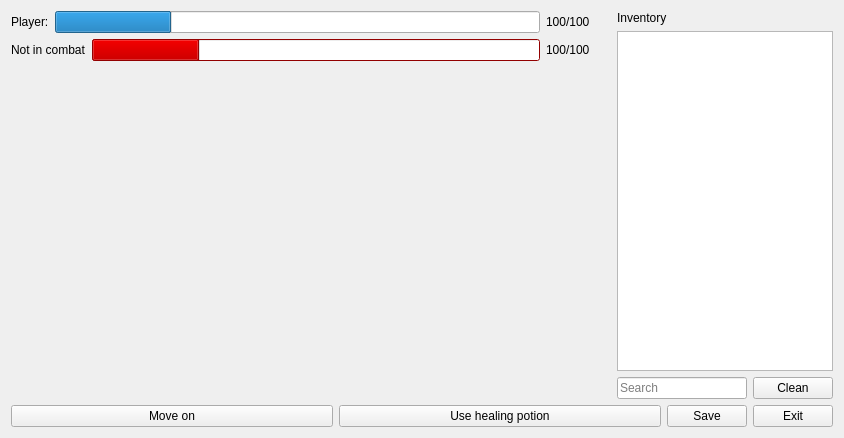
<?xml version="1.0" encoding="UTF-8"?>
<ui version="4.0">
 <class>MatchWindow</class>
 <widget class="QWidget" name="MatchWindow">
  <property name="geometry">
   <rect>
    <x>0</x>
    <y>0</y>
    <width>844</width>
    <height>438</height>
   </rect>
  </property>
  <property name="windowTitle">
   <string>Game running - Skyrim</string>
  </property>
  <layout class="QGridLayout" name="gridLayout">
   <item row="0" column="0">
    <layout class="QVBoxLayout" name="verticalLayout_2">
     <item>
      <layout class="QHBoxLayout" name="horizontalLayout_2">
       <item>
        <layout class="QVBoxLayout" name="verticalLayout">
         <item>
          <layout class="QHBoxLayout" name="horizontalLayout">
           <item>
            <widget class="QLabel" name="playerLabel">
             <property name="text">
              <string>Player:</string>
             </property>
            </widget>
           </item>
           <item>
            <widget class="QProgressBar" name="playerHealthBar">
             <property name="value">
              <number>24</number>
             </property>
             <property name="textVisible">
              <bool>false</bool>
             </property>
             <property name="format">
              <string>%p</string>
             </property>
            </widget>
           </item>
           <item>
            <widget class="QLabel" name="playerHealth">
             <property name="minimumSize">
              <size>
               <width>65</width>
               <height>0</height>
              </size>
             </property>
             <property name="text">
              <string>100/100</string>
             </property>
            </widget>
           </item>
          </layout>
         </item>
         <item>
          <layout class="QHBoxLayout" name="enemyLayout">
           <item>
            <widget class="QLabel" name="enemyName">
             <property name="text">
              <string>Not in combat</string>
             </property>
            </widget>
           </item>
           <item>
            <widget class="QProgressBar" name="enemyHealthBar">
             <property name="palette">
              <palette>
               <active>
                <colorrole role="WindowText">
                 <brush brushstyle="SolidPattern">
                  <color alpha="255">
                   <red>0</red>
                   <green>0</green>
                   <blue>0</blue>
                  </color>
                 </brush>
                </colorrole>
                <colorrole role="Button">
                 <brush brushstyle="SolidPattern">
                  <color alpha="255">
                   <red>204</red>
                   <green>0</green>
                   <blue>0</blue>
                  </color>
                 </brush>
                </colorrole>
                <colorrole role="Light">
                 <brush brushstyle="SolidPattern">
                  <color alpha="255">
                   <red>255</red>
                   <green>51</green>
                   <blue>51</blue>
                  </color>
                 </brush>
                </colorrole>
                <colorrole role="Midlight">
                 <brush brushstyle="SolidPattern">
                  <color alpha="255">
                   <red>229</red>
                   <green>25</green>
                   <blue>25</blue>
                  </color>
                 </brush>
                </colorrole>
                <colorrole role="Dark">
                 <brush brushstyle="SolidPattern">
                  <color alpha="255">
                   <red>102</red>
                   <green>0</green>
                   <blue>0</blue>
                  </color>
                 </brush>
                </colorrole>
                <colorrole role="Mid">
                 <brush brushstyle="SolidPattern">
                  <color alpha="255">
                   <red>136</red>
                   <green>0</green>
                   <blue>0</blue>
                  </color>
                 </brush>
                </colorrole>
                <colorrole role="Text">
                 <brush brushstyle="SolidPattern">
                  <color alpha="255">
                   <red>0</red>
                   <green>0</green>
                   <blue>0</blue>
                  </color>
                 </brush>
                </colorrole>
                <colorrole role="BrightText">
                 <brush brushstyle="SolidPattern">
                  <color alpha="255">
                   <red>255</red>
                   <green>255</green>
                   <blue>255</blue>
                  </color>
                 </brush>
                </colorrole>
                <colorrole role="ButtonText">
                 <brush brushstyle="SolidPattern">
                  <color alpha="255">
                   <red>0</red>
                   <green>0</green>
                   <blue>0</blue>
                  </color>
                 </brush>
                </colorrole>
                <colorrole role="Base">
                 <brush brushstyle="SolidPattern">
                  <color alpha="255">
                   <red>255</red>
                   <green>255</green>
                   <blue>255</blue>
                  </color>
                 </brush>
                </colorrole>
                <colorrole role="Window">
                 <brush brushstyle="SolidPattern">
                  <color alpha="255">
                   <red>204</red>
                   <green>0</green>
                   <blue>0</blue>
                  </color>
                 </brush>
                </colorrole>
                <colorrole role="Shadow">
                 <brush brushstyle="SolidPattern">
                  <color alpha="255">
                   <red>0</red>
                   <green>0</green>
                   <blue>0</blue>
                  </color>
                 </brush>
                </colorrole>
                <colorrole role="Highlight">
                 <brush brushstyle="SolidPattern">
                  <color alpha="255">
                   <red>204</red>
                   <green>0</green>
                   <blue>0</blue>
                  </color>
                 </brush>
                </colorrole>
                <colorrole role="AlternateBase">
                 <brush brushstyle="SolidPattern">
                  <color alpha="255">
                   <red>229</red>
                   <green>127</green>
                   <blue>127</blue>
                  </color>
                 </brush>
                </colorrole>
                <colorrole role="ToolTipBase">
                 <brush brushstyle="SolidPattern">
                  <color alpha="255">
                   <red>255</red>
                   <green>255</green>
                   <blue>220</blue>
                  </color>
                 </brush>
                </colorrole>
                <colorrole role="ToolTipText">
                 <brush brushstyle="SolidPattern">
                  <color alpha="255">
                   <red>0</red>
                   <green>0</green>
                   <blue>0</blue>
                  </color>
                 </brush>
                </colorrole>
               </active>
               <inactive>
                <colorrole role="WindowText">
                 <brush brushstyle="SolidPattern">
                  <color alpha="255">
                   <red>0</red>
                   <green>0</green>
                   <blue>0</blue>
                  </color>
                 </brush>
                </colorrole>
                <colorrole role="Button">
                 <brush brushstyle="SolidPattern">
                  <color alpha="255">
                   <red>204</red>
                   <green>0</green>
                   <blue>0</blue>
                  </color>
                 </brush>
                </colorrole>
                <colorrole role="Light">
                 <brush brushstyle="SolidPattern">
                  <color alpha="255">
                   <red>255</red>
                   <green>51</green>
                   <blue>51</blue>
                  </color>
                 </brush>
                </colorrole>
                <colorrole role="Midlight">
                 <brush brushstyle="SolidPattern">
                  <color alpha="255">
                   <red>229</red>
                   <green>25</green>
                   <blue>25</blue>
                  </color>
                 </brush>
                </colorrole>
                <colorrole role="Dark">
                 <brush brushstyle="SolidPattern">
                  <color alpha="255">
                   <red>102</red>
                   <green>0</green>
                   <blue>0</blue>
                  </color>
                 </brush>
                </colorrole>
                <colorrole role="Mid">
                 <brush brushstyle="SolidPattern">
                  <color alpha="255">
                   <red>136</red>
                   <green>0</green>
                   <blue>0</blue>
                  </color>
                 </brush>
                </colorrole>
                <colorrole role="Text">
                 <brush brushstyle="SolidPattern">
                  <color alpha="255">
                   <red>0</red>
                   <green>0</green>
                   <blue>0</blue>
                  </color>
                 </brush>
                </colorrole>
                <colorrole role="BrightText">
                 <brush brushstyle="SolidPattern">
                  <color alpha="255">
                   <red>255</red>
                   <green>255</green>
                   <blue>255</blue>
                  </color>
                 </brush>
                </colorrole>
                <colorrole role="ButtonText">
                 <brush brushstyle="SolidPattern">
                  <color alpha="255">
                   <red>0</red>
                   <green>0</green>
                   <blue>0</blue>
                  </color>
                 </brush>
                </colorrole>
                <colorrole role="Base">
                 <brush brushstyle="SolidPattern">
                  <color alpha="255">
                   <red>255</red>
                   <green>255</green>
                   <blue>255</blue>
                  </color>
                 </brush>
                </colorrole>
                <colorrole role="Window">
                 <brush brushstyle="SolidPattern">
                  <color alpha="255">
                   <red>204</red>
                   <green>0</green>
                   <blue>0</blue>
                  </color>
                 </brush>
                </colorrole>
                <colorrole role="Shadow">
                 <brush brushstyle="SolidPattern">
                  <color alpha="255">
                   <red>0</red>
                   <green>0</green>
                   <blue>0</blue>
                  </color>
                 </brush>
                </colorrole>
                <colorrole role="Highlight">
                 <brush brushstyle="SolidPattern">
                  <color alpha="255">
                   <red>204</red>
                   <green>0</green>
                   <blue>0</blue>
                  </color>
                 </brush>
                </colorrole>
                <colorrole role="AlternateBase">
                 <brush brushstyle="SolidPattern">
                  <color alpha="255">
                   <red>229</red>
                   <green>127</green>
                   <blue>127</blue>
                  </color>
                 </brush>
                </colorrole>
                <colorrole role="ToolTipBase">
                 <brush brushstyle="SolidPattern">
                  <color alpha="255">
                   <red>255</red>
                   <green>255</green>
                   <blue>220</blue>
                  </color>
                 </brush>
                </colorrole>
                <colorrole role="ToolTipText">
                 <brush brushstyle="SolidPattern">
                  <color alpha="255">
                   <red>0</red>
                   <green>0</green>
                   <blue>0</blue>
                  </color>
                 </brush>
                </colorrole>
               </inactive>
               <disabled>
                <colorrole role="WindowText">
                 <brush brushstyle="SolidPattern">
                  <color alpha="255">
                   <red>102</red>
                   <green>0</green>
                   <blue>0</blue>
                  </color>
                 </brush>
                </colorrole>
                <colorrole role="Button">
                 <brush brushstyle="SolidPattern">
                  <color alpha="255">
                   <red>204</red>
                   <green>0</green>
                   <blue>0</blue>
                  </color>
                 </brush>
                </colorrole>
                <colorrole role="Light">
                 <brush brushstyle="SolidPattern">
                  <color alpha="255">
                   <red>255</red>
                   <green>51</green>
                   <blue>51</blue>
                  </color>
                 </brush>
                </colorrole>
                <colorrole role="Midlight">
                 <brush brushstyle="SolidPattern">
                  <color alpha="255">
                   <red>229</red>
                   <green>25</green>
                   <blue>25</blue>
                  </color>
                 </brush>
                </colorrole>
                <colorrole role="Dark">
                 <brush brushstyle="SolidPattern">
                  <color alpha="255">
                   <red>102</red>
                   <green>0</green>
                   <blue>0</blue>
                  </color>
                 </brush>
                </colorrole>
                <colorrole role="Mid">
                 <brush brushstyle="SolidPattern">
                  <color alpha="255">
                   <red>136</red>
                   <green>0</green>
                   <blue>0</blue>
                  </color>
                 </brush>
                </colorrole>
                <colorrole role="Text">
                 <brush brushstyle="SolidPattern">
                  <color alpha="255">
                   <red>102</red>
                   <green>0</green>
                   <blue>0</blue>
                  </color>
                 </brush>
                </colorrole>
                <colorrole role="BrightText">
                 <brush brushstyle="SolidPattern">
                  <color alpha="255">
                   <red>255</red>
                   <green>255</green>
                   <blue>255</blue>
                  </color>
                 </brush>
                </colorrole>
                <colorrole role="ButtonText">
                 <brush brushstyle="SolidPattern">
                  <color alpha="255">
                   <red>102</red>
                   <green>0</green>
                   <blue>0</blue>
                  </color>
                 </brush>
                </colorrole>
                <colorrole role="Base">
                 <brush brushstyle="SolidPattern">
                  <color alpha="255">
                   <red>204</red>
                   <green>0</green>
                   <blue>0</blue>
                  </color>
                 </brush>
                </colorrole>
                <colorrole role="Window">
                 <brush brushstyle="SolidPattern">
                  <color alpha="255">
                   <red>204</red>
                   <green>0</green>
                   <blue>0</blue>
                  </color>
                 </brush>
                </colorrole>
                <colorrole role="Shadow">
                 <brush brushstyle="SolidPattern">
                  <color alpha="255">
                   <red>0</red>
                   <green>0</green>
                   <blue>0</blue>
                  </color>
                 </brush>
                </colorrole>
                <colorrole role="Highlight">
                 <brush brushstyle="SolidPattern">
                  <color alpha="255">
                   <red>145</red>
                   <green>141</green>
                   <blue>126</blue>
                  </color>
                 </brush>
                </colorrole>
                <colorrole role="AlternateBase">
                 <brush brushstyle="SolidPattern">
                  <color alpha="255">
                   <red>204</red>
                   <green>0</green>
                   <blue>0</blue>
                  </color>
                 </brush>
                </colorrole>
                <colorrole role="ToolTipBase">
                 <brush brushstyle="SolidPattern">
                  <color alpha="255">
                   <red>255</red>
                   <green>255</green>
                   <blue>220</blue>
                  </color>
                 </brush>
                </colorrole>
                <colorrole role="ToolTipText">
                 <brush brushstyle="SolidPattern">
                  <color alpha="255">
                   <red>0</red>
                   <green>0</green>
                   <blue>0</blue>
                  </color>
                 </brush>
                </colorrole>
               </disabled>
              </palette>
             </property>
             <property name="value">
              <number>24</number>
             </property>
             <property name="textVisible">
              <bool>false</bool>
             </property>
             <property name="format">
              <string>%p</string>
             </property>
            </widget>
           </item>
           <item>
            <widget class="QLabel" name="enemyHealth">
             <property name="minimumSize">
              <size>
               <width>65</width>
               <height>0</height>
              </size>
             </property>
             <property name="text">
              <string>100/100</string>
             </property>
            </widget>
           </item>
          </layout>
         </item>
         <item>
          <spacer name="verticalSpacer">
           <property name="orientation">
            <enum>Qt::Vertical</enum>
           </property>
           <property name="sizeHint" stdset="0">
            <size>
             <width>20</width>
             <height>40</height>
            </size>
           </property>
          </spacer>
         </item>
         <item>
          <widget class="QLabel" name="sceneLabel">
           <property name="sizePolicy">
            <sizepolicy hsizetype="Expanding" vsizetype="Expanding">
             <horstretch>0</horstretch>
             <verstretch>0</verstretch>
            </sizepolicy>
           </property>
           <property name="minimumSize">
            <size>
             <width>600</width>
             <height>300</height>
            </size>
           </property>
           <property name="maximumSize">
            <size>
             <width>600</width>
             <height>300</height>
            </size>
           </property>
           <property name="text">
            <string/>
           </property>
           <property name="alignment">
            <set>Qt::AlignCenter</set>
           </property>
          </widget>
         </item>
         <item>
          <spacer name="verticalSpacer_2">
           <property name="orientation">
            <enum>Qt::Vertical</enum>
           </property>
           <property name="sizeHint" stdset="0">
            <size>
             <width>20</width>
             <height>40</height>
            </size>
           </property>
          </spacer>
         </item>
        </layout>
       </item>
       <item>
        <layout class="QVBoxLayout" name="verticalLayout_4" stretch="0,0,0">
         <item>
          <widget class="QLabel" name="inventoryLabel">
           <property name="text">
            <string>Inventory</string>
           </property>
          </widget>
         </item>
         <item>
          <widget class="QListView" name="inventoryList">
           <property name="sizePolicy">
            <sizepolicy hsizetype="Preferred" vsizetype="Expanding">
             <horstretch>0</horstretch>
             <verstretch>0</verstretch>
            </sizepolicy>
           </property>
           <property name="minimumSize">
            <size>
             <width>200</width>
             <height>0</height>
            </size>
           </property>
           <property name="alternatingRowColors">
            <bool>true</bool>
           </property>
          </widget>
         </item>
         <item>
          <layout class="QHBoxLayout" name="horizontalLayout_4">
           <item>
            <widget class="QLineEdit" name="lineEdit">
             <property name="placeholderText">
              <string>Search</string>
             </property>
            </widget>
           </item>
           <item>
            <widget class="QPushButton" name="cleanButton">
             <property name="text">
              <string>Clean</string>
             </property>
            </widget>
           </item>
          </layout>
         </item>
        </layout>
       </item>
      </layout>
     </item>
     <item>
      <layout class="QHBoxLayout" name="horizontalLayout_3">
       <item>
        <widget class="QPushButton" name="dyamicButton">
         <property name="sizePolicy">
          <sizepolicy hsizetype="MinimumExpanding" vsizetype="Fixed">
           <horstretch>0</horstretch>
           <verstretch>0</verstretch>
          </sizepolicy>
         </property>
         <property name="text">
          <string>Move on</string>
         </property>
        </widget>
       </item>
       <item>
        <widget class="QPushButton" name="healButton">
         <property name="sizePolicy">
          <sizepolicy hsizetype="MinimumExpanding" vsizetype="Fixed">
           <horstretch>0</horstretch>
           <verstretch>0</verstretch>
          </sizepolicy>
         </property>
         <property name="text">
          <string>Use healing potion</string>
         </property>
        </widget>
       </item>
       <item>
        <widget class="QPushButton" name="saveButton">
         <property name="sizePolicy">
          <sizepolicy hsizetype="Minimum" vsizetype="Fixed">
           <horstretch>0</horstretch>
           <verstretch>0</verstretch>
          </sizepolicy>
         </property>
         <property name="text">
          <string>Save</string>
         </property>
        </widget>
       </item>
       <item>
        <widget class="QPushButton" name="exitButton">
         <property name="sizePolicy">
          <sizepolicy hsizetype="Minimum" vsizetype="Fixed">
           <horstretch>0</horstretch>
           <verstretch>0</verstretch>
          </sizepolicy>
         </property>
         <property name="text">
          <string>Exit</string>
         </property>
        </widget>
       </item>
      </layout>
     </item>
    </layout>
   </item>
  </layout>
 </widget>
 <resources/>
 <connections/>
</ui>
